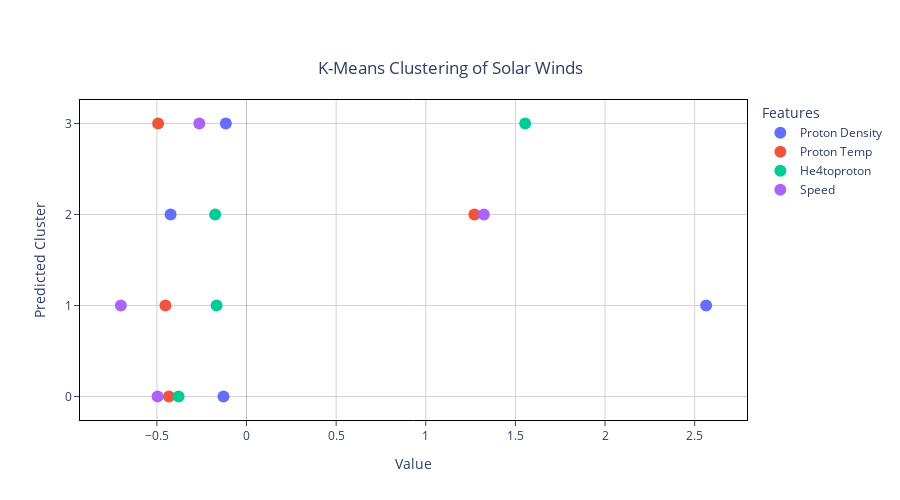

Notebook code for this chart:
### Markdown cell above
Now let's plot the centroids to preview the clusters.

### Code cell
Pcenters = pd.melt(P, id_vars=["prediction"], var_name="var", value_name="val")
Pcenters["prediction"] = Pcenters["prediction"].astype(str)
fig = px.scatter(
    Pcenters,
    x="val",
    y="prediction",
    color="var",
    labels=dict(val="Value", var="Features", prediction="Predicted Cluster"),
    title="K-Means Clustering of Solar Winds",
)
fig.update_layout(
    plot_bgcolor="white",
    autosize=False,
    width=900,
    height=500,
    title={"x": 0.5, "xanchor": "center", "y": 0.875},
)
fig.update_xaxes(
    mirror=True,
    ticks="outside",
    showline=True,
    linecolor="black",
    zerolinecolor="black",
    zerolinewidth=0.25,
    gridcolor="lightgrey",
)
fig.update_yaxes(
    mirror=True,
    ticks="outside",
    showline=True,
    linecolor="black",
    zerolinecolor="black",
    gridcolor="lightgrey",
)
fig.update_traces(marker=dict(size=12))

### Figure 1 — Plotly figure (JSON) as saved in the notebook; plotly's stock layout.template omitted (floating-point values rounded to 4 significant figures)
{"data": [{"hovertemplate": "Features=Proton Density<br>Value=%{x}<br>Predicted Cluster=%{y}<extra></extra>", "legendgroup": "Proton Density", "marker": {"color": "#636efa", "size": 12, "symbol": "circle"}, "mode": "markers", "name": "Proton Density", "orientation": "h", "showlegend": true, "type": "scatter", "x": [-0.1286, 2.564, -0.4234, -0.1154], "xaxis": "x", "y": ["0", "1", "2", "3"], "yaxis": "y"}, {"hovertemplate": "Features=Proton Temp<br>Value=%{x}<br>Predicted Cluster=%{y}<extra></extra>", "legendgroup": "Proton Temp", "marker": {"color": "#EF553B", "size": 12, "symbol": "circle"}, "mode": "markers", "name": "Proton Temp", "orientation": "h", "showlegend": true, "type": "scatter", "x": [-0.4329, -0.4522, 1.271, -0.4933], "xaxis": "x", "y": ["0", "1", "2", "3"], "yaxis": "y"}, {"hovertemplate": "Features=He4toproton<br>Value=%{x}<br>Predicted Cluster=%{y}<extra></extra>", "legendgroup": "He4toproton", "marker": {"color": "#00cc96", "size": 12, "symbol": "circle"}, "mode": "markers", "name": "He4toproton", "orientation": "h", "showlegend": true, "type": "scatter", "x": [-0.379, -0.1668, -0.1749, 1.555], "xaxis": "x", "y": ["0", "1", "2", "3"], "yaxis": "y"}, {"hovertemplate": "Features=Speed<br>Value=%{x}<br>Predicted Cluster=%{y}<extra></extra>", "legendgroup": "Speed", "marker": {"color": "#ab63fa", "size": 12, "symbol": "circle"}, "mode": "markers", "name": "Speed", "orientation": "h", "showlegend": true, "type": "scatter", "x": [-0.496, -0.701, 1.324, -0.2635], "xaxis": "x", "y": ["0", "1", "2", "3"], "yaxis": "y"}], "layout": {"autosize": false, "height": 500, "legend": {"title": {"text": "Features"}, "tracegroupgap": 0}, "plot_bgcolor": "white", "title": {"text": "K-Means Clustering of Solar Winds", "x": 0.5, "xanchor": "center", "y": 0.875}, "width": 900, "xaxis": {"anchor": "y", "domain": [0, 1], "gridcolor": "lightgrey", "linecolor": "black", "mirror": true, "showline": true, "ticks": "outside", "title": {"text": "Value"}, "zerolinecolor": "black", "zerolinewidth": 0.25}, "yaxis": {"anchor": "x", "domain": [0, 1], "gridcolor": "lightgrey", "linecolor": "black", "mirror": true, "showline": true, "ticks": "outside", "title": {"text": "Predicted Cluster"}, "zerolinecolor": "black"}}}
